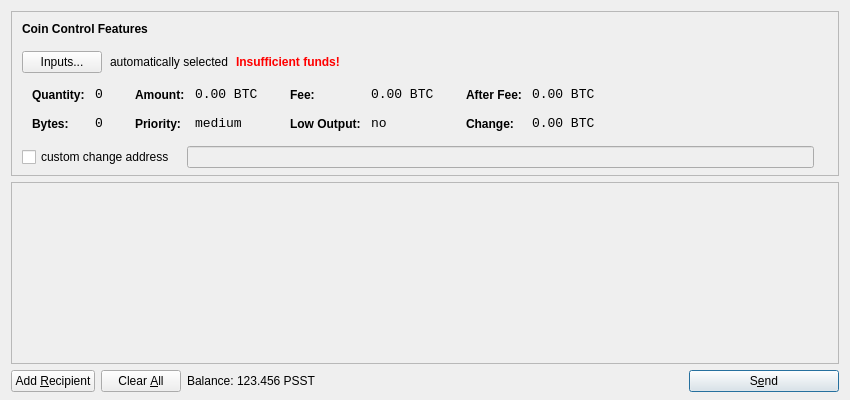
<?xml version="1.0" encoding="UTF-8"?>
<ui version="4.0">
 <class>SendCoinsDialog</class>
 <widget class="QDialog" name="SendCoinsDialog">
  <property name="geometry">
   <rect>
    <x>0</x>
    <y>0</y>
    <width>850</width>
    <height>400</height>
   </rect>
  </property>
  <property name="windowTitle">
   <string>Send Coins</string>
  </property>
  <layout class="QVBoxLayout" name="verticalLayout" stretch="0,1,0">
   <property name="bottomMargin">
    <number>8</number>
   </property>
   <item>
    <widget class="QFrame" name="frameCoinControl">
     <property name="sizePolicy">
      <sizepolicy hsizetype="Expanding" vsizetype="Expanding">
       <horstretch>0</horstretch>
       <verstretch>0</verstretch>
      </sizepolicy>
     </property>
     <property name="maximumSize">
      <size>
       <width>16777215</width>
       <height>16777215</height>
      </size>
     </property>
     <property name="frameShape">
      <enum>QFrame::StyledPanel</enum>
     </property>
     <property name="frameShadow">
      <enum>QFrame::Sunken</enum>
     </property>
     <layout class="QVBoxLayout" name="verticalLayoutCoinControl2">
      <property name="spacing">
       <number>-1</number>
      </property>
      <property name="leftMargin">
       <number>0</number>
      </property>
      <property name="topMargin">
       <number>0</number>
      </property>
      <property name="rightMargin">
       <number>0</number>
      </property>
      <property name="bottomMargin">
       <number>6</number>
      </property>
      <item>
       <layout class="QVBoxLayout" name="verticalLayoutCoinControl" stretch="0,0,0,0,1">
        <property name="spacing">
         <number>0</number>
        </property>
        <property name="leftMargin">
         <number>10</number>
        </property>
        <property name="topMargin">
         <number>10</number>
        </property>
        <item>
         <layout class="QHBoxLayout" name="horizontalLayoutCoinControl1">
          <property name="bottomMargin">
           <number>15</number>
          </property>
          <item>
           <widget class="QLabel" name="labelCoinControlFeatures">
            <property name="sizePolicy">
             <sizepolicy hsizetype="Preferred" vsizetype="Maximum">
              <horstretch>0</horstretch>
              <verstretch>0</verstretch>
             </sizepolicy>
            </property>
            <property name="font">
             <font>
              <weight>75</weight>
              <bold>true</bold>
             </font>
            </property>
            <property name="styleSheet">
             <string notr="true">font-weight:bold;</string>
            </property>
            <property name="text">
             <string>Coin Control Features</string>
            </property>
           </widget>
          </item>
         </layout>
        </item>
        <item>
         <layout class="QHBoxLayout" name="horizontalLayoutCoinControl2" stretch="0,0,0,0">
          <property name="spacing">
           <number>8</number>
          </property>
          <property name="bottomMargin">
           <number>10</number>
          </property>
          <item>
           <widget class="QPushButton" name="pushButtonCoinControl">
            <property name="styleSheet">
             <string notr="true"/>
            </property>
            <property name="text">
             <string>Inputs...</string>
            </property>
           </widget>
          </item>
          <item>
           <widget class="QLabel" name="labelCoinControlAutomaticallySelected">
            <property name="text">
             <string>automatically selected</string>
            </property>
            <property name="margin">
             <number>5</number>
            </property>
           </widget>
          </item>
          <item>
           <widget class="QLabel" name="labelCoinControlInsuffFunds">
            <property name="font">
             <font>
              <weight>75</weight>
              <bold>true</bold>
             </font>
            </property>
            <property name="styleSheet">
             <string notr="true">color:red;font-weight:bold;</string>
            </property>
            <property name="text">
             <string>Insufficient funds!</string>
            </property>
            <property name="margin">
             <number>5</number>
            </property>
           </widget>
          </item>
          <item>
           <spacer name="horizontalSpacerCoinControl">
            <property name="orientation">
             <enum>Qt::Horizontal</enum>
            </property>
            <property name="sizeHint" stdset="0">
             <size>
              <width>40</width>
              <height>1</height>
             </size>
            </property>
           </spacer>
          </item>
         </layout>
        </item>
        <item>
         <widget class="QWidget" name="widgetCoinControl" native="true">
          <property name="sizePolicy">
           <sizepolicy hsizetype="Preferred" vsizetype="Preferred">
            <horstretch>0</horstretch>
            <verstretch>0</verstretch>
           </sizepolicy>
          </property>
          <property name="minimumSize">
           <size>
            <width>0</width>
            <height>0</height>
           </size>
          </property>
          <property name="styleSheet">
           <string notr="true"/>
          </property>
          <layout class="QHBoxLayout" name="horizontalLayoutCoinControl5">
           <property name="margin">
            <number>0</number>
           </property>
           <item>
            <layout class="QHBoxLayout" name="horizontalLayoutCoinControl3" stretch="0,0,0,1">
             <property name="spacing">
              <number>20</number>
             </property>
             <property name="topMargin">
              <number>0</number>
             </property>
             <property name="bottomMargin">
              <number>10</number>
             </property>
             <item>
              <layout class="QFormLayout" name="formLayoutCoinControl1">
               <property name="horizontalSpacing">
                <number>10</number>
               </property>
               <property name="verticalSpacing">
                <number>14</number>
               </property>
               <property name="leftMargin">
                <number>10</number>
               </property>
               <property name="topMargin">
                <number>4</number>
               </property>
               <property name="rightMargin">
                <number>6</number>
               </property>
               <item row="0" column="0">
                <widget class="QLabel" name="labelCoinControlQuantityText">
                 <property name="styleSheet">
                  <string notr="true">font-weight:bold;</string>
                 </property>
                 <property name="text">
                  <string>Quantity:</string>
                 </property>
                 <property name="margin">
                  <number>0</number>
                 </property>
                </widget>
               </item>
               <item row="0" column="1">
                <widget class="QLabel" name="labelCoinControlQuantity">
                 <property name="font">
                  <font>
                   <family>Monospace</family>
                   <pointsize>10</pointsize>
                  </font>
                 </property>
                 <property name="cursor">
                  <cursorShape>IBeamCursor</cursorShape>
                 </property>
                 <property name="contextMenuPolicy">
                  <enum>Qt::ActionsContextMenu</enum>
                 </property>
                 <property name="text">
                  <string notr="true">0</string>
                 </property>
                 <property name="margin">
                  <number>0</number>
                 </property>
                 <property name="textInteractionFlags">
                  <set>Qt::LinksAccessibleByMouse|Qt::TextSelectableByKeyboard|Qt::TextSelectableByMouse</set>
                 </property>
                </widget>
               </item>
               <item row="1" column="0">
                <widget class="QLabel" name="labelCoinControlBytesText">
                 <property name="styleSheet">
                  <string notr="true">font-weight:bold;</string>
                 </property>
                 <property name="text">
                  <string>Bytes:</string>
                 </property>
                </widget>
               </item>
               <item row="1" column="1">
                <widget class="QLabel" name="labelCoinControlBytes">
                 <property name="font">
                  <font>
                   <family>Monospace</family>
                   <pointsize>10</pointsize>
                  </font>
                 </property>
                 <property name="cursor">
                  <cursorShape>IBeamCursor</cursorShape>
                 </property>
                 <property name="contextMenuPolicy">
                  <enum>Qt::ActionsContextMenu</enum>
                 </property>
                 <property name="text">
                  <string notr="true">0</string>
                 </property>
                 <property name="textInteractionFlags">
                  <set>Qt::LinksAccessibleByMouse|Qt::TextSelectableByKeyboard|Qt::TextSelectableByMouse</set>
                 </property>
                </widget>
               </item>
              </layout>
             </item>
             <item>
              <layout class="QFormLayout" name="formLayoutCoinControl2">
               <property name="horizontalSpacing">
                <number>10</number>
               </property>
               <property name="verticalSpacing">
                <number>14</number>
               </property>
               <property name="leftMargin">
                <number>6</number>
               </property>
               <property name="topMargin">
                <number>4</number>
               </property>
               <property name="rightMargin">
                <number>6</number>
               </property>
               <item row="0" column="0">
                <widget class="QLabel" name="labelCoinControlAmountText">
                 <property name="styleSheet">
                  <string notr="true">font-weight:bold;</string>
                 </property>
                 <property name="text">
                  <string>Amount:</string>
                 </property>
                 <property name="margin">
                  <number>0</number>
                 </property>
                </widget>
               </item>
               <item row="0" column="1">
                <widget class="QLabel" name="labelCoinControlAmount">
                 <property name="font">
                  <font>
                   <family>Monospace</family>
                   <pointsize>10</pointsize>
                  </font>
                 </property>
                 <property name="cursor">
                  <cursorShape>IBeamCursor</cursorShape>
                 </property>
                 <property name="contextMenuPolicy">
                  <enum>Qt::ActionsContextMenu</enum>
                 </property>
                 <property name="text">
                  <string notr="true">0.00 BTC</string>
                 </property>
                 <property name="textInteractionFlags">
                  <set>Qt::LinksAccessibleByMouse|Qt::TextSelectableByKeyboard|Qt::TextSelectableByMouse</set>
                 </property>
                </widget>
               </item>
               <item row="1" column="0">
                <widget class="QLabel" name="labelCoinControlPriorityText">
                 <property name="styleSheet">
                  <string notr="true">font-weight:bold;</string>
                 </property>
                 <property name="text">
                  <string>Priority:</string>
                 </property>
                </widget>
               </item>
               <item row="1" column="1">
                <widget class="QLabel" name="labelCoinControlPriority">
                 <property name="font">
                  <font>
                   <family>Monospace</family>
                   <pointsize>10</pointsize>
                  </font>
                 </property>
                 <property name="cursor">
                  <cursorShape>IBeamCursor</cursorShape>
                 </property>
                 <property name="contextMenuPolicy">
                  <enum>Qt::ActionsContextMenu</enum>
                 </property>
                 <property name="text">
                  <string>medium</string>
                 </property>
                 <property name="textInteractionFlags">
                  <set>Qt::LinksAccessibleByMouse|Qt::TextSelectableByKeyboard|Qt::TextSelectableByMouse</set>
                 </property>
                </widget>
               </item>
              </layout>
             </item>
             <item>
              <layout class="QFormLayout" name="formLayoutCoinControl3">
               <property name="horizontalSpacing">
                <number>10</number>
               </property>
               <property name="verticalSpacing">
                <number>14</number>
               </property>
               <property name="leftMargin">
                <number>6</number>
               </property>
               <property name="topMargin">
                <number>4</number>
               </property>
               <property name="rightMargin">
                <number>6</number>
               </property>
               <item row="0" column="0">
                <widget class="QLabel" name="labelCoinControlFeeText">
                 <property name="styleSheet">
                  <string notr="true">font-weight:bold;</string>
                 </property>
                 <property name="text">
                  <string>Fee:</string>
                 </property>
                 <property name="margin">
                  <number>0</number>
                 </property>
                </widget>
               </item>
               <item row="0" column="1">
                <widget class="QLabel" name="labelCoinControlFee">
                 <property name="font">
                  <font>
                   <family>Monospace</family>
                   <pointsize>10</pointsize>
                  </font>
                 </property>
                 <property name="cursor">
                  <cursorShape>IBeamCursor</cursorShape>
                 </property>
                 <property name="contextMenuPolicy">
                  <enum>Qt::ActionsContextMenu</enum>
                 </property>
                 <property name="text">
                  <string notr="true">0.00 BTC</string>
                 </property>
                 <property name="textInteractionFlags">
                  <set>Qt::LinksAccessibleByMouse|Qt::TextSelectableByKeyboard|Qt::TextSelectableByMouse</set>
                 </property>
                </widget>
               </item>
               <item row="1" column="0">
                <widget class="QLabel" name="labelCoinControlLowOutputText">
                 <property name="styleSheet">
                  <string notr="true">font-weight:bold;</string>
                 </property>
                 <property name="text">
                  <string>Low Output:</string>
                 </property>
                </widget>
               </item>
               <item row="1" column="1">
                <widget class="QLabel" name="labelCoinControlLowOutput">
                 <property name="font">
                  <font>
                   <family>Monospace</family>
                   <pointsize>10</pointsize>
                  </font>
                 </property>
                 <property name="cursor">
                  <cursorShape>IBeamCursor</cursorShape>
                 </property>
                 <property name="contextMenuPolicy">
                  <enum>Qt::ActionsContextMenu</enum>
                 </property>
                 <property name="text">
                  <string>no</string>
                 </property>
                 <property name="textInteractionFlags">
                  <set>Qt::LinksAccessibleByMouse|Qt::TextSelectableByKeyboard|Qt::TextSelectableByMouse</set>
                 </property>
                </widget>
               </item>
              </layout>
             </item>
             <item>
              <layout class="QFormLayout" name="formLayoutCoinControl4">
               <property name="horizontalSpacing">
                <number>10</number>
               </property>
               <property name="verticalSpacing">
                <number>14</number>
               </property>
               <property name="leftMargin">
                <number>6</number>
               </property>
               <property name="topMargin">
                <number>4</number>
               </property>
               <property name="rightMargin">
                <number>6</number>
               </property>
               <item row="0" column="0">
                <widget class="QLabel" name="labelCoinControlAfterFeeText">
                 <property name="styleSheet">
                  <string notr="true">font-weight:bold;</string>
                 </property>
                 <property name="text">
                  <string>After Fee:</string>
                 </property>
                 <property name="margin">
                  <number>0</number>
                 </property>
                </widget>
               </item>
               <item row="0" column="1">
                <widget class="QLabel" name="labelCoinControlAfterFee">
                 <property name="font">
                  <font>
                   <family>Monospace</family>
                   <pointsize>10</pointsize>
                  </font>
                 </property>
                 <property name="cursor">
                  <cursorShape>IBeamCursor</cursorShape>
                 </property>
                 <property name="contextMenuPolicy">
                  <enum>Qt::ActionsContextMenu</enum>
                 </property>
                 <property name="text">
                  <string notr="true">0.00 BTC</string>
                 </property>
                 <property name="textInteractionFlags">
                  <set>Qt::LinksAccessibleByMouse|Qt::TextSelectableByKeyboard|Qt::TextSelectableByMouse</set>
                 </property>
                </widget>
               </item>
               <item row="1" column="0">
                <widget class="QLabel" name="labelCoinControlChangeText">
                 <property name="styleSheet">
                  <string notr="true">font-weight:bold;</string>
                 </property>
                 <property name="text">
                  <string>Change:</string>
                 </property>
                </widget>
               </item>
               <item row="1" column="1">
                <widget class="QLabel" name="labelCoinControlChange">
                 <property name="font">
                  <font>
                   <family>Monospace</family>
                   <pointsize>10</pointsize>
                  </font>
                 </property>
                 <property name="cursor">
                  <cursorShape>IBeamCursor</cursorShape>
                 </property>
                 <property name="contextMenuPolicy">
                  <enum>Qt::ActionsContextMenu</enum>
                 </property>
                 <property name="text">
                  <string notr="true">0.00 BTC</string>
                 </property>
                 <property name="textInteractionFlags">
                  <set>Qt::LinksAccessibleByMouse|Qt::TextSelectableByKeyboard|Qt::TextSelectableByMouse</set>
                 </property>
                </widget>
               </item>
              </layout>
             </item>
            </layout>
           </item>
          </layout>
         </widget>
        </item>
        <item>
         <layout class="QHBoxLayout" name="horizontalLayoutCoinControl4" stretch="0,0,0">
          <property name="spacing">
           <number>12</number>
          </property>
          <property name="sizeConstraint">
           <enum>QLayout::SetDefaultConstraint</enum>
          </property>
          <property name="topMargin">
           <number>5</number>
          </property>
          <property name="rightMargin">
           <number>5</number>
          </property>
          <item>
           <widget class="QCheckBox" name="checkBoxCoinControlChange">
            <property name="text">
             <string>custom change address</string>
            </property>
           </widget>
          </item>
          <item>
           <widget class="QLineEdit" name="lineEditCoinControlChange">
            <property name="enabled">
             <bool>false</bool>
            </property>
            <property name="sizePolicy">
             <sizepolicy hsizetype="Expanding" vsizetype="Fixed">
              <horstretch>0</horstretch>
              <verstretch>0</verstretch>
             </sizepolicy>
            </property>
           </widget>
          </item>
          <item>
           <widget class="QLabel" name="labelCoinControlChangeLabel">
            <property name="sizePolicy">
             <sizepolicy hsizetype="Preferred" vsizetype="Expanding">
              <horstretch>0</horstretch>
              <verstretch>0</verstretch>
             </sizepolicy>
            </property>
            <property name="minimumSize">
             <size>
              <width>0</width>
              <height>0</height>
             </size>
            </property>
            <property name="text">
             <string/>
            </property>
            <property name="margin">
             <number>3</number>
            </property>
           </widget>
          </item>
         </layout>
        </item>
        <item>
         <spacer name="verticalSpacerCoinControl">
          <property name="orientation">
           <enum>Qt::Vertical</enum>
          </property>
          <property name="sizeHint" stdset="0">
           <size>
            <width>800</width>
            <height>1</height>
           </size>
          </property>
         </spacer>
        </item>
       </layout>
      </item>
     </layout>
    </widget>
   </item>
   <item>
    <widget class="QScrollArea" name="scrollArea">
     <property name="widgetResizable">
      <bool>true</bool>
     </property>
     <widget class="QWidget" name="scrollAreaWidgetContents">
      <property name="geometry">
       <rect>
        <x>0</x>
        <y>0</y>
        <width>830</width>
        <height>165</height>
       </rect>
      </property>
      <layout class="QVBoxLayout" name="verticalLayout_2">
       <property name="margin">
        <number>0</number>
       </property>
       <item>
        <layout class="QVBoxLayout" name="entries">
         <property name="spacing">
          <number>6</number>
         </property>
        </layout>
       </item>
       <item>
        <spacer name="verticalSpacer">
         <property name="orientation">
          <enum>Qt::Vertical</enum>
         </property>
         <property name="sizeHint" stdset="0">
          <size>
           <width>20</width>
           <height>40</height>
          </size>
         </property>
        </spacer>
       </item>
      </layout>
     </widget>
    </widget>
   </item>
   <item>
    <layout class="QHBoxLayout" name="horizontalLayout">
     <item>
      <widget class="QPushButton" name="addButton">
       <property name="toolTip">
        <string>Send to multiple recipients at once</string>
       </property>
       <property name="text">
        <string>Add &amp;Recipient</string>
       </property>
       <property name="icon">
        <iconset resource="../bitcoin.qrc">
         <normaloff>:/icons/add</normaloff>:/icons/add</iconset>
       </property>
       <property name="autoDefault">
        <bool>false</bool>
       </property>
      </widget>
     </item>
     <item>
      <widget class="QPushButton" name="clearButton">
       <property name="sizePolicy">
        <sizepolicy hsizetype="Minimum" vsizetype="Fixed">
         <horstretch>0</horstretch>
         <verstretch>0</verstretch>
        </sizepolicy>
       </property>
       <property name="toolTip">
        <string>Remove all transaction fields</string>
       </property>
       <property name="text">
        <string>Clear &amp;All</string>
       </property>
       <property name="icon">
        <iconset resource="../bitcoin.qrc">
         <normaloff>:/icons/remove</normaloff>:/icons/remove</iconset>
       </property>
       <property name="autoRepeatDelay">
        <number>300</number>
       </property>
       <property name="autoDefault">
        <bool>false</bool>
       </property>
      </widget>
     </item>
     <item>
      <layout class="QHBoxLayout" name="horizontalLayout_2">
       <property name="spacing">
        <number>3</number>
       </property>
       <item>
        <widget class="QLabel" name="label">
         <property name="text">
          <string>Balance:</string>
         </property>
        </widget>
       </item>
       <item>
        <widget class="QLabel" name="labelBalance">
         <property name="cursor">
          <cursorShape>IBeamCursor</cursorShape>
         </property>
         <property name="text">
          <string>123.456 PSST</string>
         </property>
         <property name="textInteractionFlags">
          <set>Qt::LinksAccessibleByMouse|Qt::TextSelectableByKeyboard|Qt::TextSelectableByMouse</set>
         </property>
        </widget>
       </item>
      </layout>
     </item>
     <item>
      <spacer name="horizontalSpacer">
       <property name="orientation">
        <enum>Qt::Horizontal</enum>
       </property>
       <property name="sizeHint" stdset="0">
        <size>
         <width>40</width>
         <height>20</height>
        </size>
       </property>
      </spacer>
     </item>
     <item>
      <widget class="QPushButton" name="sendButton">
       <property name="minimumSize">
        <size>
         <width>150</width>
         <height>0</height>
        </size>
       </property>
       <property name="toolTip">
        <string>Confirm the send action</string>
       </property>
       <property name="text">
        <string>S&amp;end</string>
       </property>
       <property name="icon">
        <iconset resource="../bitcoin.qrc">
         <normaloff>:/icons/send</normaloff>:/icons/send</iconset>
       </property>
       <property name="default">
        <bool>true</bool>
       </property>
      </widget>
     </item>
    </layout>
   </item>
  </layout>
 </widget>
 <resources>
  <include location="../bitcoin.qrc"/>
 </resources>
 <connections/>
</ui>
